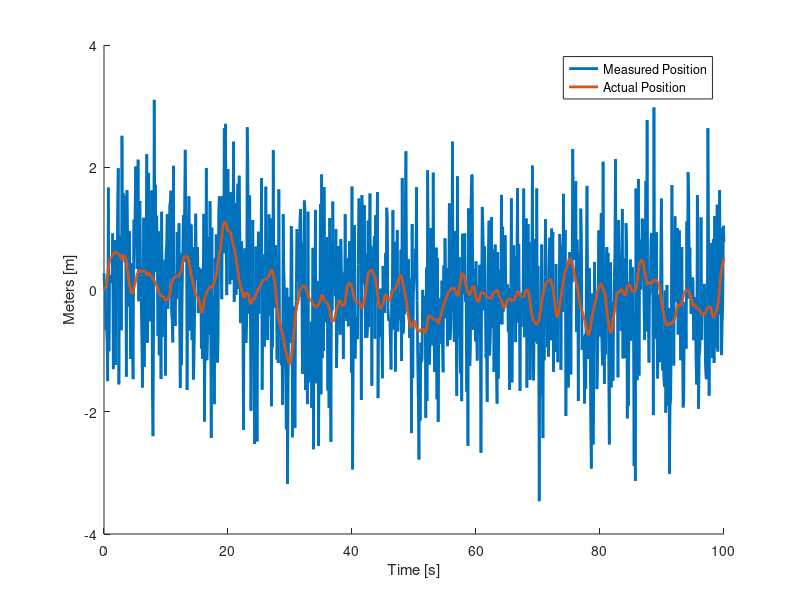

Here is the MATLAB script that generated this plot: (Note: this script raises an error after producing the figure.)
%% Formatting
clc
clear
close all
format shortg
%% Begin Problem 1 Part A
% Constants/Simulation Parameters
tFinal = 100; % [s]
tStart = 0; % [s]
dt = 0.1; % [s]

tSequence = tStart:dt:tFinal; % [s] (array)

plotFontSize = 14;

% State Space System
A_CL = [0 1;-1 -1.4]; % Closed-Loop A-Matrix

A_d = expm(A_CL'); % X = e^(At)
B = [0;1];
C = [1 0];

% Pre-allocating for speed
X = zeros(2,length(tSequence));
Y = zeros(1,length(tSequence));
w = zeros(1,length(tSequence));
Q = zeros(1,length(tSequence));
eta = zeros(1,length(tSequence));
R = zeros(1,length(tSequence));

% Beginning Simulation
for i = 1:length(tSequence)
    
    % Simulating Process Noise
    w(i) = 2*randn();
    Q(i) = mean(w(i)*w(i)');

    % Simulating Sensor Noise
    eta(i) = randn();
    R(i) = mean(eta(i)*eta(i)'); 
    % Simulation is Continuous
    X_dot = A_CL*X(:,i) + B*w(i);
    X(:,i+1) = X_dot*dt + X(:,i);

    % Measurement
    Y(i+1) = C*X(:,i+1) + randn(1,1);
end

% Plotting Simulation
simFig = figure('Position',[500 250 1000 600],'Name','Continuous Model simulation');
hold on
plot(tSequence,Y(2:end),'LineWidth',2)
plot(tSequence,X(1,2:end),'LineWidth',2)
legend('Measured Position','Actual Position')
ylabel('Meters [m]')
xlabel('Time [s]')
fontsize(simFig,plotFontSize,"points")
saveas(simFig,'Q1_simulation.png')

%% Begin Problem 1 Part B
Q = mean(Q);
Q_d = B*Q*B'*dt;
R_d = mean(R);

%% Begin Problem 1 Part C

% Pre-allocating for speed
X_hat = zeros(2,length(tSequence));
P = eye(2);
P_minus = zeros(2,2,length(tSequence)-1);
P_plus = zeros(2,2,length(tSequence)-1);
L_k = zeros(2,length(tSequence)-1);

% Beginning Kalman Filter Simulation
for i = 1:length(tSequence)-1

    % Time Update
    X_hat(:,i+1) = A_d*X_hat(:,i);
    P_minus(:,:,i+1) = A_d*P_plus(:,:,i)*A_d' + Q_d;

    % Measurement Update
    L_k(:,i) = P_minus(:,:,i+1)*C'*(C*P_minus(:,:,i+1)*C' + R_d)^-1;
    P_plus(:,:,i+1)  = (eye(2) - L_k(:,i)*C)*P_minus(:,:,i+1);
    X_hat(:,i+1) = X_hat(:,i+1) + L_k(:,i)*(Y(i) - C*X_hat(:,i+1));

end

% Plotting Kalman Filter
KFFig = figure('Position',[500 250 1000 600],'Name','Continuous Model simulation');
hold on
plot(tSequence,X_hat(1,:),'LineWidth',2)
plot(tSequence,X(1,2:end),'LineWidth',2)
legend('Filtered Position','Actual Position')
ylabel('Meters [m]')
% ylim([-4 4])
xlabel('Time [s]')
fontsize(KFFig,plotFontSize,"points")
saveas(KFFig,'Q1_filter.png')

gainFig = figure('Position',[500 250 1000 600],'Name','Continuous Model simulation');
hold on
plot(tSequence(2:end),L_k(1,:),'LineWidth',2)
plot(tSequence(2:end),L_k(2,:),'LineWidth',2)
legend('Gain 1','Gain 2')
ylabel('Gain Values')
% ylim([-4 4])
xlabel('Time [s]')
fontsize(gainFig,plotFontSize,"points")
saveas(gainFig,'Q1_gain.png')
